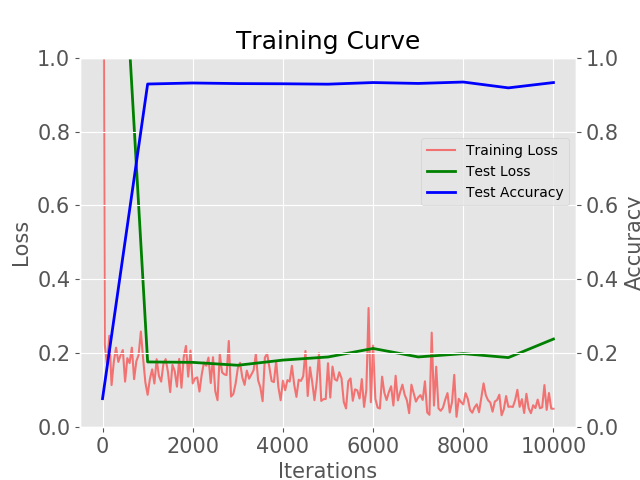
//> input picture source/visual/trail_4.png, 640 x 480 px
$ ./main ../visual/trail_4.png out.png   (built with g++ and OpenCV 4)
//> lines starting //> are read from the running program, lines starting //| are printed output that depends on the picture
#include <stdio.h>
#include <opencv2/opencv.hpp>

using namespace cv;

Mat resize_pad(Mat image);

int main(int argc, char* argv[] )
{
    if ( argc != 3 )
    {
        printf("usage: DisplayImage.out <Image_Path> <>\n");
        return -1;
    }

    Mat image;
    image = imread( argv[1], 1 );
//> image is the input picture: 480 rows x 640 cols, CV_8UC3; mean B, G, R 232.5, 231.6, 233.5

    if ( !image.data )
    {
        printf("No image data \n");
        return -1;
    }


    //namedWindow("Display Image", WINDOW_AUTOSIZE );
    //imshow("Display Image", resize_pad(image));.
    //waitKey(0);

    imwrite(argv[2], resize_pad(image));

    return 0;
}

Mat resize_pad(Mat image)
{
    int boxSide = 256;
    Size norm_size(boxSide,boxSide);
    int new_rows, new_cols;
    int top, bottom, left, right;

    if (image.rows > image.cols)
    {
        new_rows = boxSide;
        float CoR = (float)image.cols/(float)image.rows;
        new_cols = std::floor(CoR * new_rows);
        top = 0; bottom = 0;
        left = (256 - new_cols)/2;
        right = (256 - new_cols) - left;
    }
    else if(image.rows < image.cols)
    {
        new_cols = boxSide;
        float RoC = (float)image.rows/(float)image.cols;
//> RoC = 0.75
        new_rows = std::floor(RoC * (float)new_cols);
//> new_rows = 192
        left = 0; right = 0;
        top = (256 - new_rows)/2;
//> top = 32
        bottom = (256 - new_rows) - top;
//> bottom = 32
    }

    Size new_size(new_cols,new_rows);
//> new_size = Size(256, 192)

    Mat resized;
    resize(image,resized,new_size);
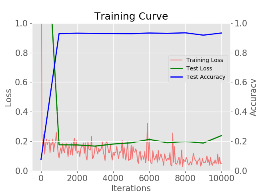
//> resized: 192 rows x 256 cols, CV_8UC3; mean B, G, R 232.8, 231.8, 233.7
    //std::cout << "Original: " << image.rows << " by " << image.cols << std::endl;
    //std::cout << "Resized: "  << new_rows << " by " << new_cols << std::endl;

    Mat padded(boxSide, boxSide, CV_8UC3);
    copyMakeBorder(resized, padded, top, bottom, left, right, BORDER_CONSTANT);
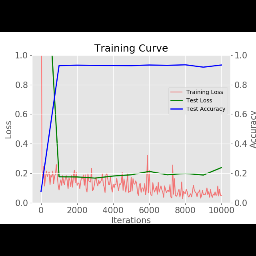
//> padded: 256 rows x 256 cols, CV_8UC3; mean B, G, R 174.6, 173.8, 175.3

    //std::cout << left << ", " << right << ", " << top << ", " << bottom << std::endl;
    //std::cout << "Padded: "  << padded.rows << " by " << padded.cols << std::endl;


    return padded;
}
